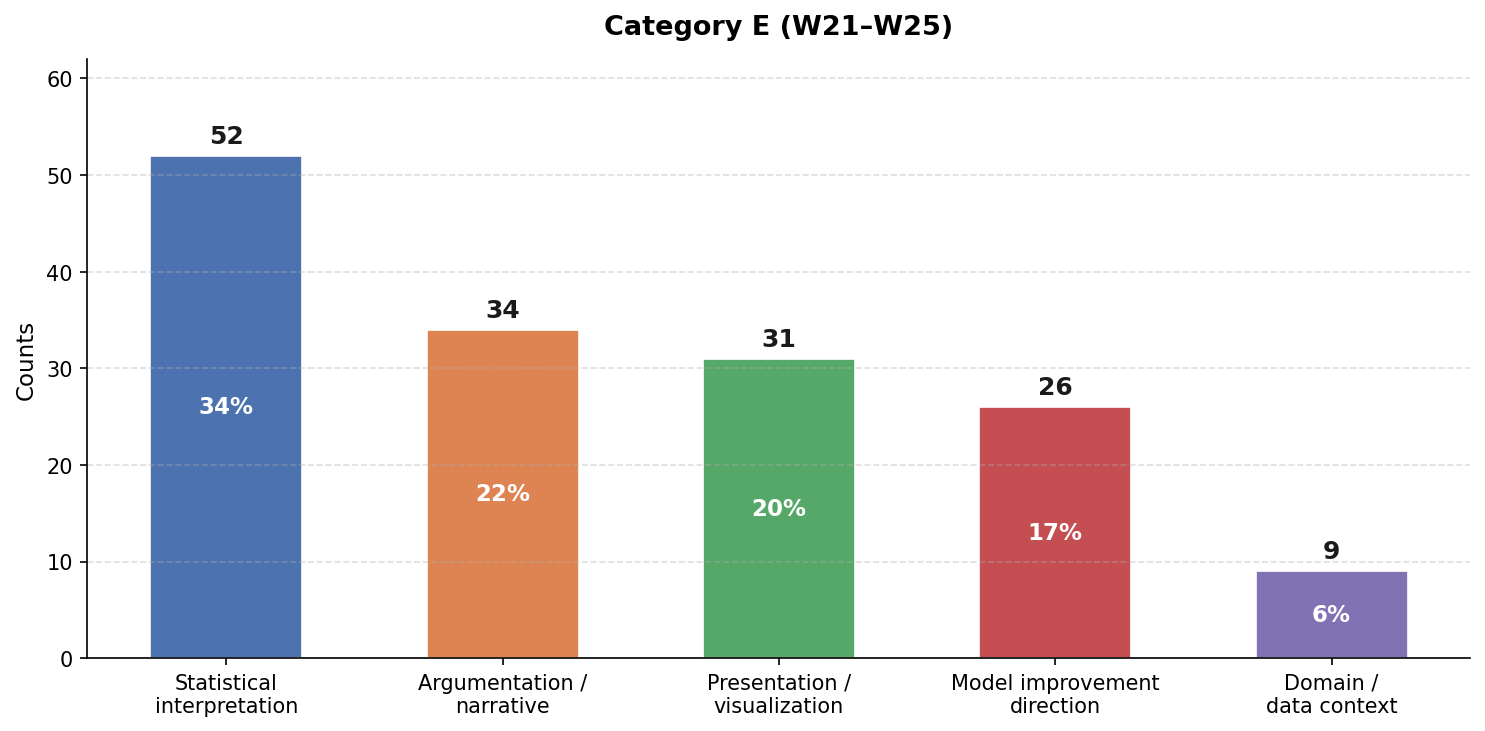

Write the Python code that produced this figure.
import matplotlib
matplotlib.use('Agg')
import matplotlib.pyplot as plt

plt.rcParams['font.family'] = 'DejaVu Sans'

themes = [
    'Statistical\ninterpretation',
    'Argumentation /\nnarrative',
    'Presentation /\nvisualization',
    'Model improvement\ndirection',
    'Domain /\ndata context',
]
counts = [52, 34, 31, 26, 9]
colors = ['#4C72B0', '#DD8452', '#55A868', '#C44E52', '#8172B3']

fig, ax = plt.subplots(figsize=(10, 5))

bars = ax.bar(themes, counts, color=colors, width=0.55, edgecolor='white', linewidth=0.8)

for bar, count in zip(bars, counts):
    ax.text(bar.get_x() + bar.get_width() / 2,
            bar.get_height() + 0.8,
            str(count),
            ha='center', va='bottom', fontsize=12, fontweight='bold', color='#1a1a1a')

total = sum(counts)
for bar, count in zip(bars, counts):
    ax.text(bar.get_x() + bar.get_width() / 2,
            bar.get_height() / 2,
            f'{count/total*100:.0f}%',
            ha='center', va='center', fontsize=11, color='white', fontweight='bold')

ax.set_ylabel('Counts', fontsize=11)
ax.set_title('Category E (W21–W25)',
             fontsize=13, fontweight='bold', pad=12)
ax.set_ylim(0, 62)
ax.grid(axis='y', linestyle='--', alpha=0.4)
ax.spines['top'].set_visible(False)
ax.spines['right'].set_visible(False)
ax.tick_params(axis='x', labelsize=10)

plt.tight_layout()
plt.savefig('theme_breakdown.png', dpi=150, bbox_inches='tight')
print("Saved: theme_breakdown.png")
